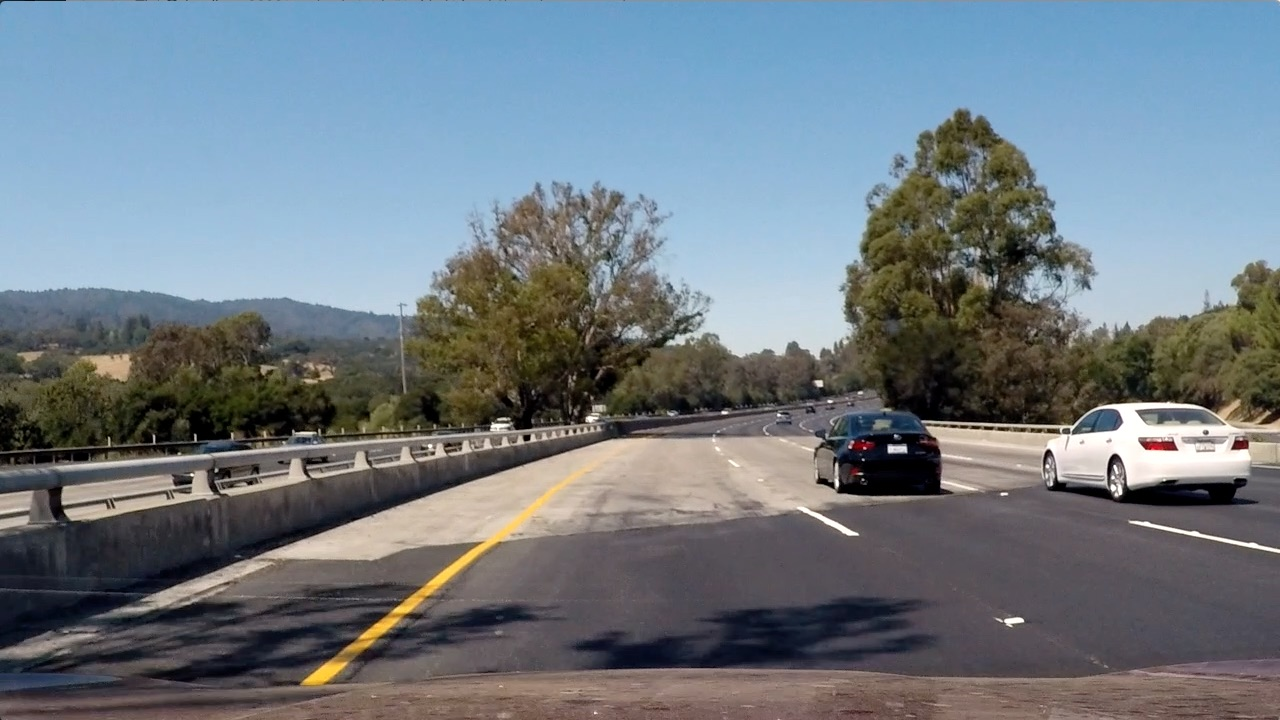
#> input picture Advanced Lane Finding Project/test_images/test4.jpg, 1280 x 720 px, found by its file name
$ jupyter execute --allow-errors Code.ipynb   (shell and % lines are left out)   (older library calls are emulated)
#> lines starting #> are read from the running program, lines starting #| are printed output that depends on the picture
[cell 1]
import cv2
import matplotlib.pyplot as plt
import numpy as np
from skimage.feature import hog
from sklearn.preprocessing import StandardScaler
from sklearn.cross_validation import train_test_split
from sklearn.grid_search import GridSearchCV
from sklearn.svm import LinearSVC, SVC
from sklearn.feature_selection import SelectPercentile
from sklearn.pipeline import Pipeline
import matplotlib.image as mpimg
from sklearn.feature_selection import SelectKBest, chi2
from moviepy.editor import VideoFileClip

pix_per_cell = 8
cell_per_block = 2
orient = 9
channel_size = (16, 16)
nbins = 8
img = cv2.imread("vehicles/GTI_Far/image0000.png")

def color_hist(img, nbins=nbins, bins_range=(0, 256)):
    # Return the individual histograms, bin_centers and feature vector
    return np.histogram(img, bins=nbins, range=bins_range)[0]

def extract_features(img_section):
    img_section = cv2.resize(img_section, channel_size)
    HLS = cv2.cvtColor(img_section, cv2.COLOR_BGR2HLS)
    hist_1 = color_hist(HLS[:,:,1])
    hist_2 = color_hist(HLS[:,:,2])
    LAB = cv2.cvtColor(img_section, cv2.COLOR_BGR2LAB)
    hist_3 = color_hist(LAB[:,:,1])
    hog_features_1 = hog(HLS[:,:,1], orientations=orient, pixels_per_cell=(pix_per_cell, pix_per_cell), cells_per_block=(cell_per_block, cell_per_block), feature_vector=True)
    hog_features_2 = hog(HLS[:,:,2], orientations=orient, pixels_per_cell=(pix_per_cell, pix_per_cell), cells_per_block=(cell_per_block, cell_per_block), feature_vector=True)
    hog_features_3 = hog(LAB[:,:,1], orientations=orient, pixels_per_cell=(pix_per_cell, pix_per_cell), cells_per_block=(cell_per_block, cell_per_block), feature_vector=True)
    features = [hog_features_1.ravel(),
                hog_features_2.ravel(),
                hog_features_3.ravel(),
               hist_1,
               hist_2,
               hist_3,
               HLS[:,:,1].ravel(),
               HLS[:,:,2].ravel(),
               LAB[:,:,1].ravel()]
    return np.hstack(features).astype(np.float64)


#interesting features:
# HLS - L + S
# LAB - A

[cell 2]
img = cv2.imread('test_images/test4.jpg')
#> img is the input picture: shape (720, 1280, 3); mean B, G, R 130.9, 122.7, 112.2
plt.imshow(cv2.cvtColor(img, cv2.COLOR_BGR2LAB)[:,:,1])
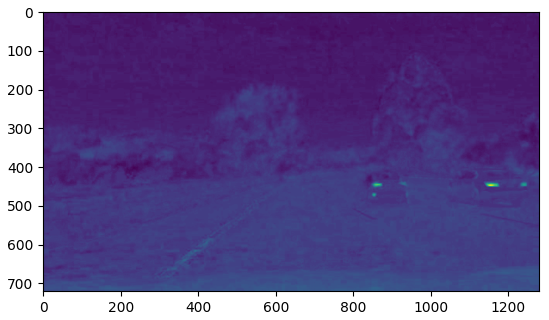
#> figure drawn by matplotlib, 1 panel

[cell 3]
import glob
from tqdm import tqdm
images = glob.glob("non-vehicles/*/*.png")
non_vehicles = []
for fname in tqdm(images):
    image = cv2.imread(fname)
    non_vehicles.append(extract_features(image))
non_vehicles = np.array(non_vehicles)
print("done non vehicles")

images = glob.glob("vehicles/*/*.png")
vehicles = []
for fname in tqdm(images):
    image = cv2.imread(fname)
    vehicles.append(extract_features(image))
vehicles = np.array(vehicles)

[cell 4]
X = np.vstack([non_vehicles, vehicles])
y = np.hstack([np.zeros(len(non_vehicles)), np.ones(len(vehicles))])

[cell 5]
scaler = StandardScaler()
#> (the rest of this cell did not finish here and is left out)

[cell 6]
selector = SelectKBest(k="all")
#> (the rest of this cell did not finish here and is left out)

[cell 7]
from sklearn.metrics import f1_score
from sklearn.ensemble import RandomForestClassifier
from sklearn.naive_bayes import GaussianNB
from sklearn.neighbors import KNeighborsClassifier
#clf = SVC(kernel="rbf", C=0.4, class_weight="balanced")
clf = RandomForestClassifier(max_features=None, n_estimators=100, class_weight="balanced")
#> (the rest of this cell did not finish here and is left out)

#> (a cell that did not finish here is left out)

[cell 9]
def draw_boxes(img, bboxes, color=(0, 0, 255), thick=6):
    # Make a copy of the image
    imcopy = np.copy(img)
    # Iterate through the bounding boxes
    for bbox in bboxes:
        # Draw a rectangle given bbox coordinates
        cv2.rectangle(imcopy, bbox[0], bbox[1], color, thick)
    # Return the image copy with boxes drawn
    return imcopy


# Define a function that takes an image,
# start and stop positions in both x and y,
# window size (x and y dimensions),
# and overlap fraction (for both x and y)
def slide_window(img, x_start_stop=[None, None], y_start_stop=[None, None],
                    xy_window=(64, 64), xy_overlap=(0.5, 0.5)):
#> called with xy_window = (96, 96), xy_overlap = (0.5, 0.5)
    if x_start_stop[0] == None:
        x_start_stop[0] = 0
    if x_start_stop[1] == None:
        x_start_stop[1] = img.shape[1]
    if y_start_stop[0] == None:
        y_start_stop[0] = 0
    if y_start_stop[1] == None:
        y_start_stop[1] = img.shape[0]
    # Compute the span of the region to be searched
    xspan = x_start_stop[1] - x_start_stop[0]
#> xspan = 1280
    yspan = y_start_stop[1] - y_start_stop[0]
#> yspan = 320
    # Compute the number of pixels per step in x/y
    nx_pix_per_step = np.int(xy_window[0]*(1 - xy_overlap[0]))
    ny_pix_per_step = np.int(xy_window[1]*(1 - xy_overlap[1]))
    # Compute the number of windows in x/y
    nx_windows = np.int(xspan/nx_pix_per_step) - 1
#> nx_windows = 25
    ny_windows = np.int(yspan/ny_pix_per_step) - 1
#> ny_windows = 5
    # Initialize a list to append window positions to
    window_list = []
    # Loop through finding x and y window positions
    # Note: you could vectorize this step, but in practice
    # you'll be considering windows one by one with your
    # classifier, so looping makes sense
    for ys in range(ny_windows):
        for xs in range(nx_windows):
            # Calculate window position
            startx = xs*nx_pix_per_step + x_start_stop[0]
            endx = startx + xy_window[0]
            starty = ys*ny_pix_per_step + y_start_stop[0]
            endy = starty + xy_window[1]
            # Append window position to list
            window_list.append(((startx, starty), (endx, endy)))
    # Return the list of windows
    return window_list
img = cv2.imread('test_images/test4.jpg')

def generate_heatmap(img):
    windows = []
    windows += slide_window(img, x_start_stop=[None, None], y_start_stop=[400, None],
                         xy_window=(96, 96), xy_overlap=(0.5, 0.5))
#> windows = 125 items
    windows += slide_window(img, x_start_stop=[None, None], y_start_stop=[400, None],
                        xy_window=(64, 64), xy_overlap=(0.5, 0.5))
#> windows = 476 items
    windows += slide_window(img, x_start_stop=[None, None], y_start_stop=[400, None],
                        xy_window=(48, 48), xy_overlap=(0.5, 0.5))
#> windows = 1100 items
# [4 lines of commented-out code are left out]
    heatmap = np.zeros(img.shape)
    total = np.zeros(img.shape)
    for window in windows:
        section = img[window[0][1]:window[1][1], window[0][0]: window[1][0]]
        features = extract_features(section)
        features = scaler.transform(features.reshape(1, -1))
        features = selector.transform(features.reshape(1, -1))
        prediction = clf.predict_proba(features.reshape(1, -1))[0][1]
        heatmap[window[0][1]:window[1][1], window[0][0]:window[1][0]] += prediction
        total[window[0][1]:window[1][1], window[0][0]:window[1][0]] += 1
#> this loop made 1 pass
#> (window, hist_1 in extract_features, hist_2 in extract_features, hist_3 in extract_features) on pass 1: (((0, 400), (96, 496)), [84, 89, 40, 14, 17, 12, 0, 0], [76, 76, 57, 19, 11, 3, 3, 11], [0, 0, 0, 135, 121, 0, 0, 0])
#> pass 1, in generate_heatmap, `section = img[window[0][1]:window[1][1], window[0][0]: window[1][0]]`:
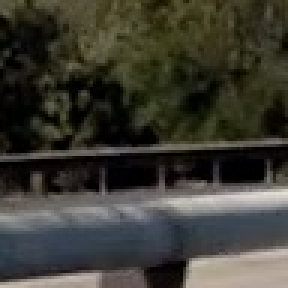
#> section: shape (96, 96, 3) (shown 3 times larger); mean B, G, R 50.8, 59.5, 60.6
#> after the loop: heatmap: shape (720, 1280, 3) float64; every value is 0

    heatmap = heatmap[:,:]/total[:,:]
    heatmap = np.nan_to_num(heatmap)
    return heatmap
#different areas are covered by the windows different numbers of times, account for this.
#> (the rest of this cell did not finish here and is left out)

[cell 10]
from scipy.ndimage.measurements import label
threshold = 0.45
#> (the rest of this cell did not finish here and is left out)

[cell 11]
def draw_labeled_bboxes(img, heatmap):
    labels = label(heatmap)
    # Iterate through all detected cars
    for car_number in range(1, labels[1]+1):
        # Find pixels with each car_number label value
        nonzero = (labels[0] == car_number).nonzero()
        # Identify x and y values of those pixels
        nonzeroy = np.array(nonzero[0])
        nonzerox = np.array(nonzero[1])
        # Define a bounding box based on min/max x and y
        bbox = ((np.min(nonzerox), np.min(nonzeroy)), (np.max(nonzerox), np.max(nonzeroy)))
        # Draw the box on the image
        cv2.rectangle(img, bbox[0], bbox[1], (0,0,255), 6)
    # Return the image
    return img

[cell 12]
mat_img = cv2.cvtColor(img, cv2.COLOR_BGR2RGB)
#> (the rest of this cell did not finish here and is left out)

$ run again, with Advanced Lane Finding Project/test_images/test2.jpg copied over Advanced Lane Finding Project/test_images/test4.jpg
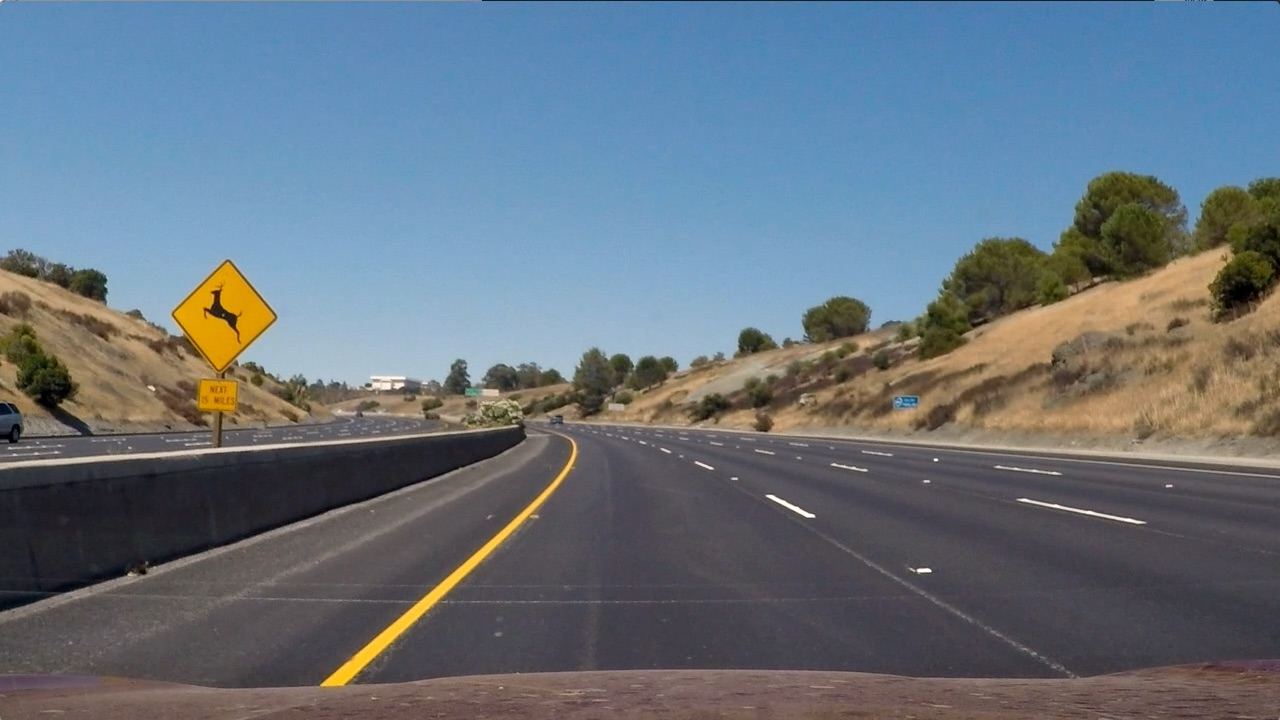
#> input picture Advanced Lane Finding Project/test_images/test2.jpg, 1280 x 720 px, found by its file name
#> img is the input picture: shape (720, 1280, 3); mean B, G, R 125.5, 114.6, 102.8
#> `[cell 2] img = cv2.imread('test_images/test4.jpg') plt.imshow(cv2.cvtC..`:
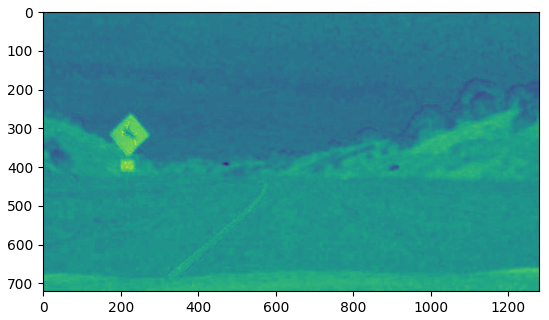
#> figure drawn by matplotlib, 1 panel
#> in generate_heatmap, `windows += slide_window(img, x_start_stop=[None, None], y_start_stop=[..`: windows = 125 items
#> in generate_heatmap, `windows += slide_window(img, x_start_stop=[None, None], y_start_stop=[..`: windows = 476 items
#> in generate_heatmap, `windows += slide_window(img, x_start_stop=[None, None], y_start_stop=[..`: windows = 1100 items
#> the loop in generate_heatmap, `for window in windows:` made 1 pass
#> (window, hist_1 in extract_features, hist_2 in extract_features, hist_3 in extract_features) on pass 1: (((0, 400), (96, 496)), [20, 92, 61, 59, 12, 4, 8, 0], [168, 61, 22, 2, 0, 0, 0, 3], [0, 0, 0, 22, 234, 0, 0, 0])
#> pass 1, in generate_heatmap, `section = img[window[0][1]:window[1][1], window[0][0]: window[1][0]]`:
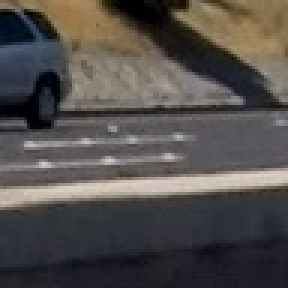
#> section: shape (96, 96, 3) (shown 3 times larger); mean B, G, R 76.1, 78.5, 82.6

$ run again, with Advanced Lane Finding Project/test_images/test3.jpg copied over Advanced Lane Finding Project/test_images/test4.jpg
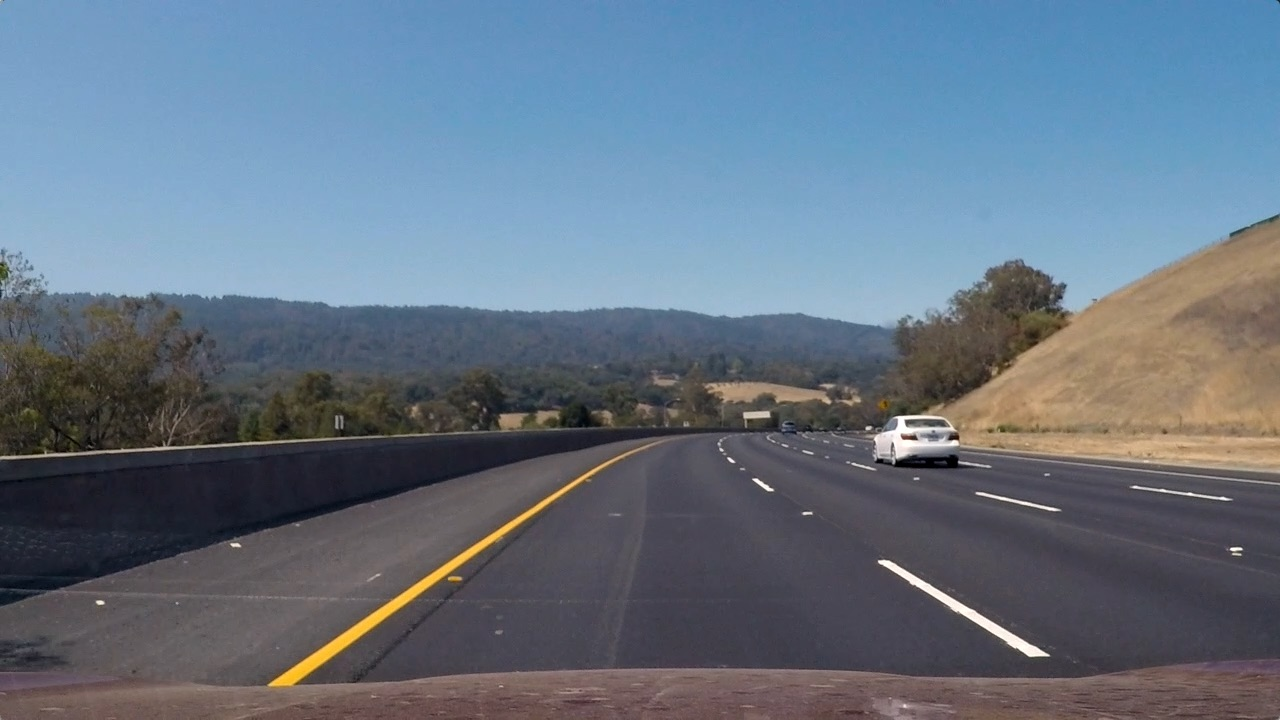
#> input picture Advanced Lane Finding Project/test_images/test3.jpg, 1280 x 720 px, found by its file name
#> img is the input picture: shape (720, 1280, 3); mean B, G, R 130.7, 115.3, 101.1
#> `[cell 2] img = cv2.imread('test_images/test4.jpg') plt.imshow(cv2.cvtC..`:
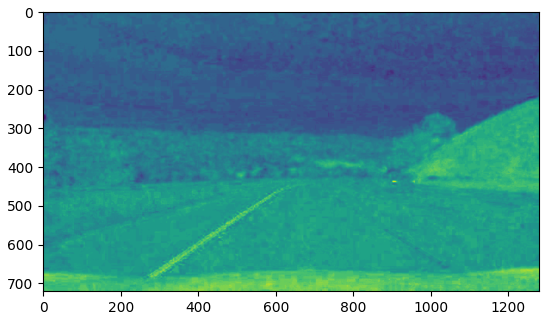
#> figure drawn by matplotlib, 1 panel
#> in generate_heatmap, `windows += slide_window(img, x_start_stop=[None, None], y_start_stop=[..`: windows = 125 items
#> in generate_heatmap, `windows += slide_window(img, x_start_stop=[None, None], y_start_stop=[..`: windows = 476 items
#> in generate_heatmap, `windows += slide_window(img, x_start_stop=[None, None], y_start_stop=[..`: windows = 1100 items
#> the loop in generate_heatmap, `for window in windows:` made 1 pass
#> (window, hist_1 in extract_features, hist_2 in extract_features, hist_3 in extract_features) on pass 1: (((0, 400), (96, 496)), [57, 178, 11, 3, 5, 2, 0, 0], [69, 152, 26, 5, 1, 1, 2, 0], [0, 0, 0, 77, 179, 0, 0, 0])
#> pass 1, in generate_heatmap, `section = img[window[0][1]:window[1][1], window[0][0]: window[1][0]]`:
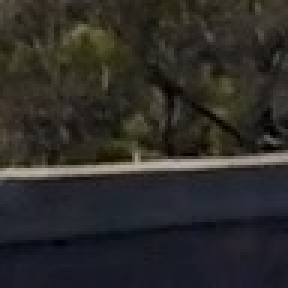
#> section: shape (96, 96, 3) (shown 3 times larger); mean B, G, R 40.6, 43.6, 44.9

$ run again, with Advanced Lane Finding Project/test_images/straight_lines1.jpg copied over Advanced Lane Finding Project/test_images/test4.jpg
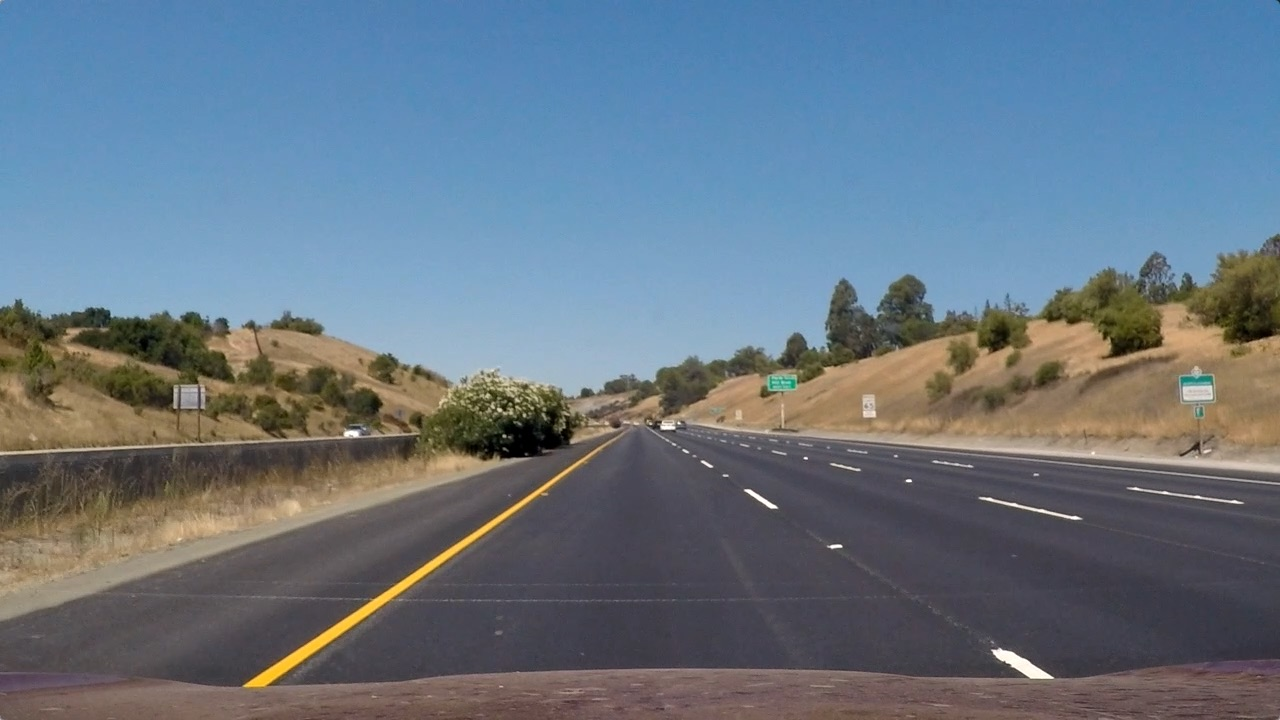
#> input picture Advanced Lane Finding Project/test_images/straight_lines1.jpg, 1280 x 720 px, found by its file name
#> img is the input picture: shape (720, 1280, 3); mean B, G, R 131.2, 117.7, 103.2
#> `[cell 2] img = cv2.imread('test_images/test4.jpg') plt.imshow(cv2.cvtC..`:
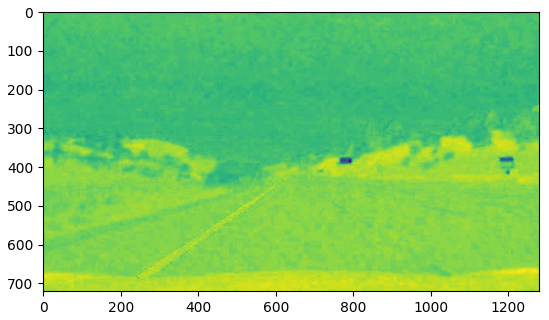
#> figure drawn by matplotlib, 1 panel
#> in generate_heatmap, `windows += slide_window(img, x_start_stop=[None, None], y_start_stop=[..`: windows = 125 items
#> in generate_heatmap, `windows += slide_window(img, x_start_stop=[None, None], y_start_stop=[..`: windows = 476 items
#> in generate_heatmap, `windows += slide_window(img, x_start_stop=[None, None], y_start_stop=[..`: windows = 1100 items
#> the loop in generate_heatmap, `for window in windows:` made 1 pass
#> (window, hist_1 in extract_features, hist_2 in extract_features, hist_3 in extract_features) on pass 1: (((0, 400), (96, 496)), [0, 47, 77, 101, 25, 6, 0, 0], [69, 84, 101, 2, 0, 0, 0, 0], [0, 0, 0, 1, 255, 0, 0, 0])
#> pass 1, in generate_heatmap, `section = img[window[0][1]:window[1][1], window[0][0]: window[1][0]]`:
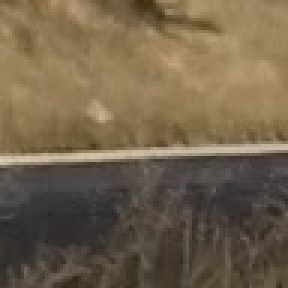
#> section: shape (96, 96, 3) (shown 3 times larger); mean B, G, R 75.7, 98.2, 114
